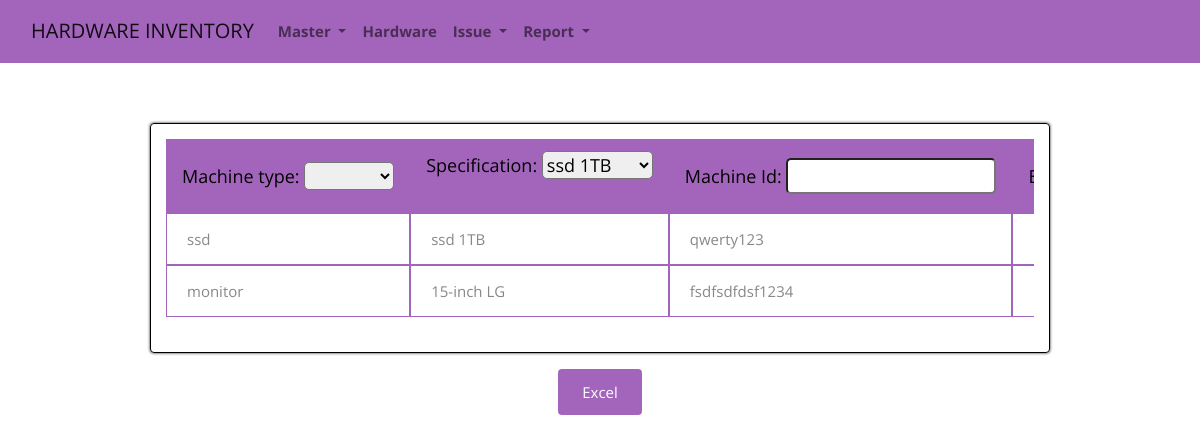
The page /reporte (signed in) on the database its author committed.
### inventory/models.py (models this page shows)
class Entry(models.Model):
    machine_id = models.CharField(max_length=35)
    sec_emp = models.CharField(max_length=3)
    section_name = models.CharField(max_length=50)
    employee_name = models.CharField(max_length=30)
    employee_id = models.CharField(max_length=35)
    issue_date = models.DateField()
    username = models.CharField(max_length=30)
    wing = models.CharField(max_length=35)
    status = models.BooleanField(default=False)

class Hardware(models.Model):
    machine_type = models.CharField(max_length=10)
    machine_no = models.CharField(max_length=35)
    U_id = models.CharField(max_length=35)
    specification = models.CharField(max_length=80)
    purchase_data = models.DateField()
    cost = models.IntegerField()
    stock_register = models.IntegerField()
    war_amc = models.CharField(max_length=15)
    warenty  = models.IntegerField()

### inventory/views.py (the view)
# urls.py: path('reporte',views.entry_report,name='reporte'),
def entry_report(request):
    if request.user.is_authenticated:
        entry = Entry.objects.filter(sec_emp='emp').order_by('-id')
        data = {}
        j = 0
        for i in entry:
            hard = Hardware.objects.get(U_id=i.machine_id)
            data.update({str(j):[hard.machine_type,hard.specification,i]})
            j = j+1
        return render(request,'entry_table.html',{'datas':data})
    return redirect('login')

### template/entry_table.html (shortened to what this page needs)
{% load static %}
<!doctype html>
<html lang="en" >
  <head>
    <link href="https://cdn.jsdelivr.net/npm/bootstrap@5.2.0/dist/css/bootstrap.min.css" rel="stylesheet">
    <link href="https://cdn.jsdelivr.net/npm/bootstrap@5.2.0/dist/css/bootstrap.min.css" rel="stylesheet">
		<link rel="stylesheet" href="https://stackpath.bootstrapcdn.com/bootstrap/4.3.1/css/bootstrap.min.css">
    <link rel="stylesheet" href="{% static 'datatable.css' %}">
    <link rel="stylesheet" href="{% static 'database.css' %}">
  </head>
  <body >
    <nav  class="navbar navbar-expand-lg" style="background-color: #a365bc;">
      <div class="container-fluid">
        <a class="navbar-brand" href="home">HARDWARE INVENTORY</a>
        <div class="collapse navbar-collapse" id="navbarNavDropdown">
          <ul class="navbar-nav">
            <li class="nav-item dropdown">
              <a class="nav-link dropdown-toggle" href="" role="button" data-bs-toggle="dropdown" aria-expanded="false">
                <b>Master</b>
              </a>
            </li>
            <li class="nav-item">
              <a class="nav-link" href="hardware"><b>Hardware</b></a>
            </li>
            <li class="nav-item dropdown">
              <a class="nav-link dropdown-toggle" href="" role="button" data-bs-toggle="dropdown" aria-expanded="false">
                <b>Issue</b>
              </a>
            </li>
            <li class="nav-item dropdown">
              <a class="nav-link dropdown-toggle" href="" role="button" data-bs-toggle="dropdown" aria-expanded="false">
                <b>Report</b>
              </a>
            </li>
          </ul>
        </div>
      </div>
    </nav>
          <div class="form-example">
                <div class="outer-wrapper">
                <div class="table-wrapper">
                <table id="emp-table">
                    <thead>
                        <th col-index = 1>Machine type:
                            <select class="table-filter" onchange="filter_rows()">
                                <option value="all"></option>
                            </select>
                        </th>
                        <th col-index = 2>Specification:
                          <select class="table-filter" onchange="filter_rows()"></select>
                              <option value="all"></option>
                        </th>
                        <th col-index = 3>Machine Id:
                            <input class="table-filter" onchange="filter_rows()">
                        </th>
                        <th col-index = 4>Employee name:
                      </th>
                    </thead>
                    <tbody>
                      {% for key,value in datas.items%}
                        <tr>
                            <td>{{value.0}}</td>
                            <td>{{value.1}}</td>
                            <td>{{value.2.machine_id}}</td>
                            <td>{{value.2.employee_name}}</td>
                        </tr>
                      {% endfor %}
                    </tbody>
                </table>
            </div>
            </div>
            <button id="downloadexcel" class="btn btn-primary btn-customized">Excel</button>
          </div>
  </body>
</html>

### static/datatable.css (style rules this page uses)
body { font-family: 'Open Sans', sans-serif; font-size: 15px; font-weight: 400; color: #888; line-height: 30px; text-align: center; }
a { color: #a365bc; border-bottom: 1px dashed #a365bc; text-decoration: none; transition: all .3s; }
.form-example { padding: 20px 0; width: auto; max-width: auto; }
.form-example button.btn-customized { margin-top: 1rem; padding: .75rem 1.5rem; background: #a365bc; border: 0; font-family: 'Open Sans', sans-serif; font-size: 15px; font-weight: 400; color: #fff; box-shadow: none; }

### static/database.css (style rules this page uses)
.outer-wrapper { margin-top: 40px; margin-left: 150px; margin-right: 150px; border: 1px solid black; border-radius: 4px; box-shadow: 0px 0px 3px rgba(0, 0, 0, 0.9); max-width: fit-content; max-height: fit-content; }
.table-wrapper { overflow-y: scroll; overflow-x: scroll; height: fit-content; max-height: 66.4vh; margin-top: 22px; margin: 15px; padding-bottom: 20px; }
table { min-width: max-content; border-collapse: separate; border-spacing: 0px; }
.table-filter { border-radius: 5px; }
table th { position: sticky; top: 0px; background-color: #a365bc; color: #000000; text-align: center; font-weight: normal; font-size: 18px; outline: 0.7px solid #a365bc; border: 1.5px solid #a365bc; }
table th, table td { padding: 15px; padding-top: 10px; padding-bottom: 10px; }
table td { text-align: left; font-size: 15px; border: 1px solid #a365bc; padding-left: 20px; }

### rows shown on the page
Entry: machine_type "ssd", specification "ssd 1TB", machine "qwerty123"
Entry: machine_type "monitor", specification "15-inch LG", machine "fsdfsdfdsf1234"
